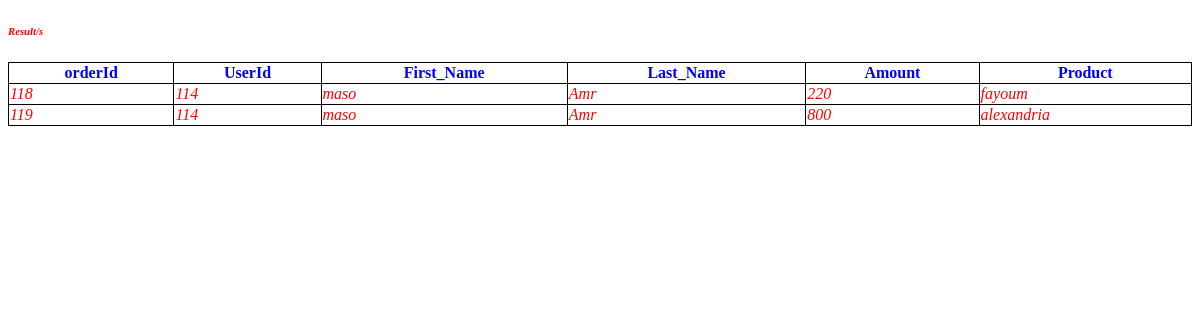
Screenshot of /Search.php with the database file from the repository.
### tables this page shows
CREATE TABLE `orders` (
  `orderId` int(11) NOT NULL,
  `UserId` int(11) NOT NULL,
  `First_Name` varchar(21) NOT NULL,
  `Last_Name` varchar(21) NOT NULL,
  `Amount` int(21) NOT NULL,
  `Product` varchar(21) NOT NULL
);

### Search.php (the view, shortened to what this page needs)
<!DOCTYPE html>
<html>
  <head>
      <link rel="stylesheet" href="project.css">
  </head>
    <body>
    </body>
</html>
<?php
$servername = "localhost";
$username = "root";
$password = "";
$dbname = "webproject";
$conn = mysqli_connect($servername, $username, $password, $dbname);
$search=$_POST['search'];
$sql= "SELECT  * FROM orders WHERE First_Name LIKE '%". $search . "%' or Last_Name LIKE '%". $search . "%' or  Amount LIKE '%". $search . "%' or Product LIKE '%". $search . "%' or  orderId LIKE '%". $search . "%' or UserId LIKE '%". $search . "%' ";
if($result = mysqli_query($conn,$sql))
{
    if(mysqli_num_rows($result)>0){
      echo"<h6>". "Result/s". "</h6>";
      echo"
        <table>
        <tr>
          <th>orderId</th>
          <th>UserId</th>
          <th>First_Name</th>
          <th>Last_Name</th>
          <th>Amount</th>
          <th>Product</th>
        </tr>";
        while($row = mysqli_fetch_array($result)) {
            echo" <tr>
            <td>".$row['orderId']."</td>
            <td>".$row['UserId']."</td>
            <td>".$row['First_Name']."</td>
            <td>".$row['Last_Name']."</td>
            <td>".$row['Amount']."</td>
            <td>".$row['Product']."</td>
      <tr>";
    }
}
else{
    echo"<h6>". "No Matches Found Re-Enter Data Please!!!". "</h6>";
}
}
else {
  echo"<h6>". "ERROR No Connections!!!". "</h6>";
}
?>

### Search.php (style rules this page uses)
h6 { color: red; font-weight: bold; font-style: italic; }
table, th, td { border: 1px solid black; }
th { color:blue; font-weight: bold; }
td { color:red; font-style:italic; }
table { width: 100%; border-collapse: collapse; }
body { background-image: url('search.jpg'); background-size: cover; height: 100%; }

### rows the page displays
orders: orderId "118", UserId "114", First_Name "maso", Last_Name "Amr", Amount "220", Product "fayoum"
orders: orderId "119", UserId "114", First_Name "maso", Last_Name "Amr", Amount "800", Product "alexandria"
